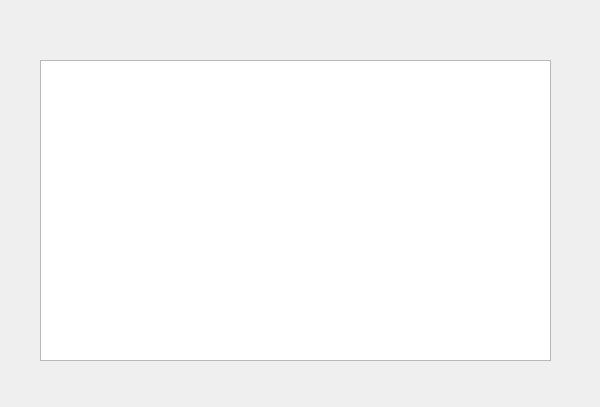
<?xml version="1.0" encoding="UTF-8"?>
<ui version="4.0">
 <class>Dialog1</class>
 <widget class="QDialog" name="Dialog1">
  <property name="geometry">
   <rect>
    <x>0</x>
    <y>0</y>
    <width>600</width>
    <height>407</height>
   </rect>
  </property>
  <property name="windowTitle">
   <string>Posiadane pojazdy</string>
  </property>
  <widget class="QListWidget" name="listWidget">
   <property name="geometry">
    <rect>
     <x>40</x>
     <y>60</y>
     <width>511</width>
     <height>301</height>
    </rect>
   </property>
  </widget>
 </widget>
 <resources/>
 <connections/>
</ui>
